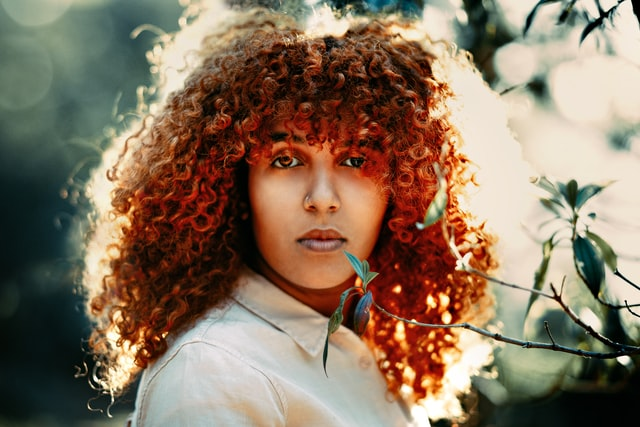
#> input picture Face_counting/Images/detect.jpg, 640 x 427 px
$ jupyter execute Face_counting.ipynb
#> lines starting #> are read from the running program, lines starting #| are printed output that depends on the picture; after the words box and inside, x2 and y2 are one past the last pixel; in counts of white or black regions, pixels touching at a corner belong together
# Face counting challenge

The method of face detection in pictures is complicated because of variability present across human faces such as pose, expression, position and orientation, skin colour, the presence of glasses or facial hair, differences in camera gain, lighting conditions, and image resolution.

Object detection is one of the computer technologies, which connected to the image processing and computer vision and it interacts with detecting instances of an object such as human faces, building, tree, car, etc. The primary aim of face detection algorithms is to determine whether there is any face in an image or not. We challenge all the hackers to participate in this computer vision challenge that aims to test skills in deep learning and object detection.

## Data

1) train.zip: Contains 2 csvs and 1 folder containing image data

- train.csv - ['Name', 'HeadCount'] (contains headcount value for each training image)

- bbox_train.csv - ['Name', 'width', 'height' , 'xmin', 'ymin', 'xmax', 'ymax', 'class'] (contains co-  ordinates of each head in the train image, located by the formation of a bound-box around the head)

2) test.csv - ['Name'] (contains only name of testing images)

3) sample_submission.csv - ['Name', 'HeadCount'] (contains format for a valid submission)

### Face Detection using Haar Cascades

Object Detection using Haar feature-based cascade classifiers is an effective object detection method proposed by Paul Viola and Michael Jones in their paper, **“Rapid Object Detection using a Boosted Cascade of Simple Features”** in 2001. It is a machine learning based approach where a cascade function is trained from a lot of positive and negative images. It is then used to detect objects in other images.

Here we will work with face detection. Initially, the algorithm needs a lot of positive images (images of faces) and negative images (images without faces) to train the classifier. Then we need to extract features from it. For this, haar features shown in below image are used. They are just like our convolutional kernel. Each feature is a single value obtained by subtracting sum of pixels under white rectangle from sum of pixels under black rectangle.

Now all possible sizes and locations of each kernel is used to calculate plenty of features. (Just imagine how much computation it needs? Even a 24x24 window results over 160000 features). For each feature calculation, we need to find sum of pixels under white and black rectangles. To solve this, they introduced the integral images. It simplifies calculation of sum of pixels, how large may be the number of pixels, to an operation involving just four pixels. Nice, isn’t it? It makes things super-fast.

But among all these features we calculated, most of them are irrelevant. For example, consider the image below. Top row shows two good features. The first feature selected seems to focus on the property that the region of the eyes is often darker than the region of the nose and cheeks. The second feature selected relies on the property that the eyes are darker than the bridge of the nose. But the same windows applying on cheeks or any other place is irrelevant. So how do we select the best features out of 160000+ features? It is achieved by Adaboost.

For this, we apply each and every feature on all the training images. For each feature, it finds the best threshold which will classify the faces to positive and negative. But obviously, there will be errors or misclassifications. We select the features with minimum error rate, which means they are the features that best classifies the face and non-face images. (The process is not as simple as this. Each image is given an equal weight in the beginning. After each classification, weights of misclassified images are increased. Then again same process is done. New error rates are calculated. Also new weights. The process is continued until required accuracy or error rate is achieved or required number of features are found).

Final classifier is a weighted sum of these weak classifiers. It is called weak because it alone can’t classify the image, but together with others forms a strong classifier. The paper says even 200 features provide detection with 95% accuracy. Their final setup had around 6000 features. (Imagine a reduction from 160000+ features to 6000 features. That is a big gain).

So now you take an image. Take each 24x24 window. Apply 6000 features to it. Check if it is face or not. Wow.. Wow.. Isn’t it a little inefficient and time consuming? Yes, it is. Authors have a good solution for that.

In an image, most of the image region is non-face region. So it is a better idea to have a simple method to check if a window is not a face region. If it is not, discard it in a single shot. Don’t process it again. Instead focus on region where there can be a face. This way, we can find more time to check a possible face region.

For this they introduced the concept of Cascade of Classifiers. Instead of applying all the 6000 features on a window, group the features into different stages of classifiers and apply one-by-one. (Normally first few stages will contain very less number of features). If a window fails the first stage, discard it. We don’t consider remaining features on it. If it passes, apply the second stage of features and continue the process. The window which passes all stages is a face region. How is the plan !!!

Authors’ detector had 6000+ features with 38 stages with 1, 10, 25, 25 and 50 features in first five stages. (Two features in the above image is actually obtained as the best two features from Adaboost). According to authors, on an average, 10 features out of 6000+ are evaluated per sub-window.

So this is a simple intuitive explanation of how Viola-Jones face detection works. Read paper for more details or check out the references in Additional Resources section.

## Computer Graphics | The RGB color model

The RGB color model is one of the most widely used color representation method in computer graphics. It use a color coordinate system with three primary colors:

**R(red), G(green), B(blue)**

Each primary color can take an intensity value ranging from 0(lowest) to 1(highest). Mixing these three primary colors at different intensity levels produces a variety of colors. The collection of all the colors obtained by such a linear combination of red, green and blue forms the cube shaped RGB color space.

The corner of RGB color cube that is at the origin of the coordinate system corresponds to black, whereas the corner of the cube that is diagonally opposite to the origin represents white. The diagonal line connecting black and white corresponds to all the gray colors between black and white, which is also known as gray axis.

In the RGB color model, an arbitrary color within the cubic color space can be specified by its color coordinates: (r, g.b).

<ins>Example:</ins>

**(0, 0, 0) for black, (1, 1, 1) for white,
(1, 1, 0) for yellow, (0.7, 0.7, 0.7) for gray**

Color specification using the RGB model is an additive process. We begin with black and add on the appropriate primary components to yield a desired color. The concept RGB color model is used in Display monitor. On the other hand, there is a complementary color model known as CMY color model. The CMY color model use a subtraction process and this concept is used in the printer.

In CMY model, we begin with white and take away the appropriate primary components to yield a desired color.

<ins>Example:</ins>

If we subtract red from white, what remains consists of green and blue which is cyan. The coordinate system of CMY model use the three primaries’ complementary colors:

**Import the libraries**

[cell 1]
import cv2
from matplotlib import pyplot as plt
import numpy as np

Let's read in an image from the train file

[cell 2]
img_rgb = cv2.imread("Images/detect.jpg",1)
#> img_rgb is the input picture: shape (427, 640, 3); mean B, G, R 95.4, 115.7, 136.3
img_g = cv2.imread("Images/detect.jpg",0)
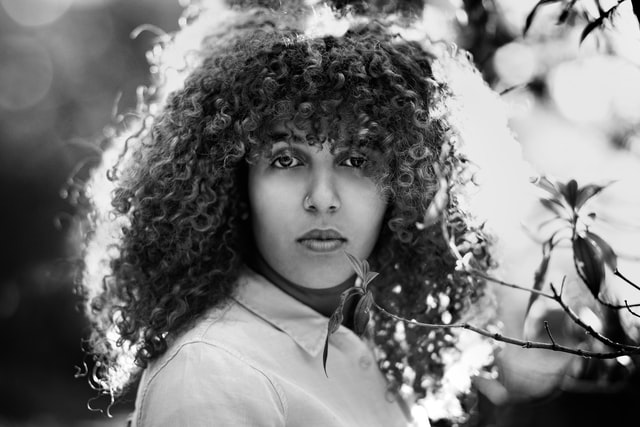
#> img_g: shape (427, 640); min 0, max 255, mean 119.5

The 1 in "imread" reads the image in RGB (red, green, blue), which is the coloured format.

0 reads the images as gray scale, either black or white.

[cell 3]
print(img_rgb.shape)
#| (427, 640, 3)
print(img_g.shape)
#| (427, 640)

[cell 4]
print(type(img_rgb))
#| <class 'numpy.ndarray'>
print(type(img_g))
#| <class 'numpy.ndarray'>

Notice the shape of img_rgb, it has **407 rows** and **612 columns** and **3 channels** (the colour channels)

The images are also represented as a numpy array.

## Viewing the images

<ins>What does [::-1] do? </ins>

Assuming **a** is a string. The Slice notation in python has the syntax -

list[start:stop:step]

So, when you do a[::-1], it starts from the end towards the first taking each element. So it reverses a. This is applicable for lists/tuples as well.

a = '1234'

a[::-1]

answer:'4321'

With respect to images, it goes through all the colour channels to make that the original image is displayed.

**Coloured image**

[cell 5]
plt.imshow(img_rgb[:,:,::-1])
plt.show()

**Greyscale image**

[cell 6]
plt.imshow(img_g[:,:], cmap="gray")
plt.show()

## Resizing images

Here we resizee the image to **800 by 800** (it used to be 407 by 612)

[cell 7]
resized_image = cv2.resize(img_rgb, (800,800))
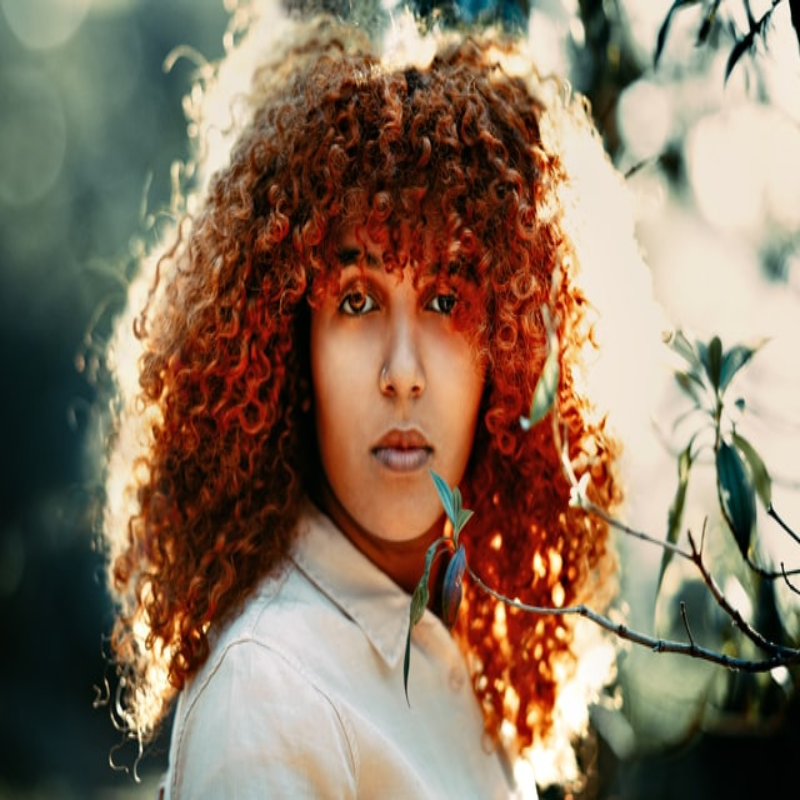
#> resized_image: shape (800, 800, 3); mean B, G, R 95.3, 115.6, 136.1
plt.imshow(resized_image[:,:,::-1])
plt.show()

Clearly is not proportional or symmetrical compared to the original image. We can increase and decrease the resized image by a desired ratio to the original image.

[cell 8]
resized_image = cv2.resize(img_rgb, (int(img_rgb.shape[0]*4), int(img_rgb.shape[1]*4)))
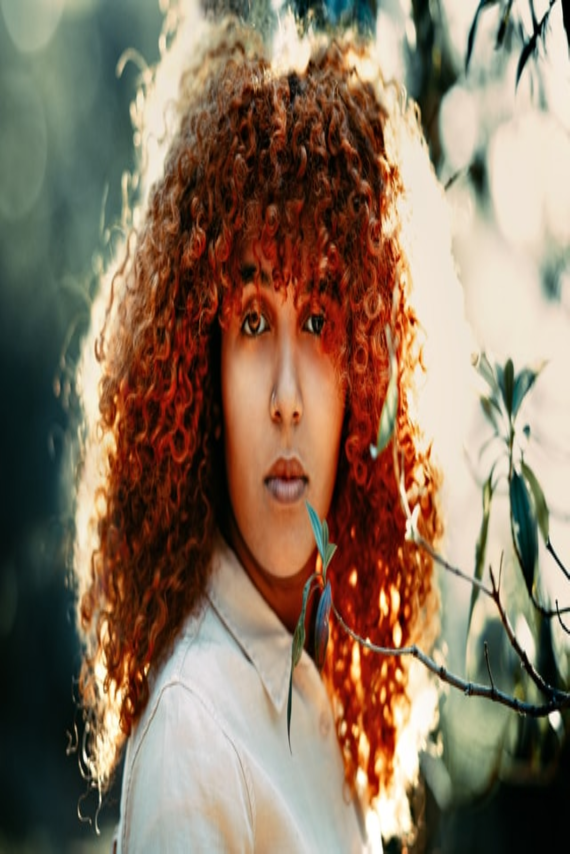
#> resized_image: shape (2560, 1708, 3) (shown at 1/3 size); mean B, G, R 95.3, 115.6, 136.1
plt.imshow(resized_image[:,:,::-1])
plt.show()

## Haar-cascade Detection in OpenCV

OpenCV comes with a trainer as well as detector. If you want to train your own classifier for any object like car, planes etc. you can use OpenCV to create one. Its full details are given here: Cascade Classifier Training.

Here we will deal with detection. **OpenCV already contains many pre-trained classifiers for face, eyes, smile etc.** Those XML files are stored in opencv/data/haarcascades/ folder. Let’s create face and eye detector with OpenCV.

First we need to load the required XML classifiers. Then load our input image (or video) in grayscale mode.

[cell 9]
face_cascade = cv2.CascadeClassifier('haarcascade_frontalface_default.xml')
eye_cascade = cv2.CascadeClassifier('haarcascade_eye.xml')

Next we have to convert our image to gray scale

[cell 10]
gray = cv2.cvtColor(img_rgb, cv2.COLOR_BGR2GRAY)

[cell 11]
faces = face_cascade.detectMultiScale(gray, scaleFactor = 1.1, minNeighbors = 5)
#> faces = [[133, 183, 64, 64], [232, 101, 179, 179]]

This function detects the actual face and is the key part of our code, so let’s go over the options:

1) The **detectMultiScale function** is a general function that detects objects. Since we are calling it on the face cascade, that’s what it detects.

2) The first option is the grayscale image.

3) The second is the **scaleFactor** Since some faces may be closer to the camera, they would appear bigger than the faces in the back. The scale factor compensates for this. A scaleFactor of 1.1 decreases the shape value by 10%, until the face is found. The smaller this value, the greater is the accuracy. The scaleFactor must be greater than 1.

4) The detection algorithm uses a moving window to detect objects. minNeighbors defines how many objects are detected near the current one before it declares the face found. minSize, meanwhile, gives the size of each window.

It's a method to search for face rectangle co-ordinates.

[cell 12]
for (x,y,w,h) in faces:
    img = cv2.rectangle(img_rgb,(x,y),(x+w,y+h),(255,0,0),2)
    roi_gray = gray[y:y+h, x:x+w]
    roi_color = img[y:y+h, x:x+w]
    eyes = eye_cascade.detectMultiScale(roi_gray)
    for (ex,ey,ew,eh) in eyes:
        cv2.rectangle(roi_color,(ex,ey),(ex+ew,ey+eh),(0,255,0),2)
#> this loop made 2 passes
#> (x, y, w, h, eyes) on pass 2: (232, 101, 179, 179, [[33, 40, 41, 41], [104, 47, 30, 30], [59, 109, 61, 61]])
#> pass 1, `roi_gray = gray[y:y+h, x:x+w]`:
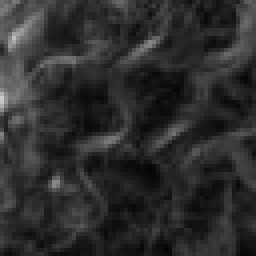
#> roi_gray: shape (64, 64) (shown 4 times larger); min 3, max 202, mean 45.1
#> pass 1, `roi_color = img[y:y+h, x:x+w]`:
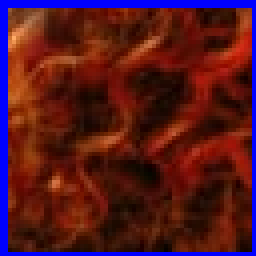
#> roi_color: shape (64, 64, 3) (shown 4 times larger); mean B, G, R 31.2, 23.4, 84.6
#> pass 2, `img = cv2.rectangle(img_rgb,(x,y),(x+w,y+h),(255,0,0),2)`:
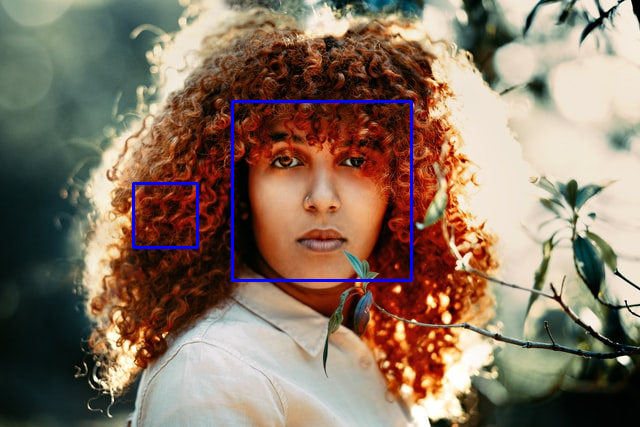
#> img: shape (427, 640, 3); mean B, G, R 97.9, 115.3, 135.3
#> after the loop:
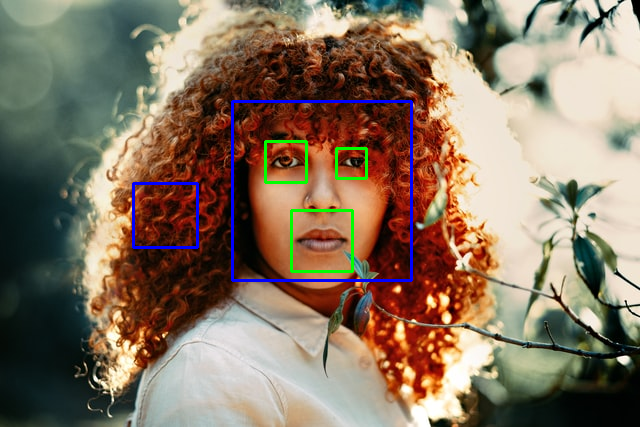
#> img_rgb: shape (427, 640, 3); 1.64% of pixels changed, all inside (x1, y1, x2, y2) = (132, 100, 413, 282)
#> after the loop:
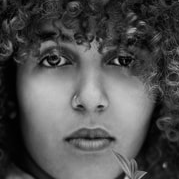
#> roi_gray: shape (179, 179); min 0, max 201, mean 80.7

The function "rectangle" is used to create the face rectangle. img_rgb is the image object.

- (x,y) and (x+w. y+h) are the co-ordinates of the face rectangle.

- (255,0,0) is just the colour of the rectangle outline.

- 2 is the width of the rectangle.

[cell 13]
plt.imshow(img[:,:,::-1])
plt.show()

[cell 14]
print("The Haar-cascade algorithm detects", len(faces), "faces")
#| The Haar-cascade algorithm detects 2 faces

The algortihm picks up a face in the womens hair. Clearly that block of hair isn't a face, but we can see why the function might think it should be. Focusing in, we notice that the block of hair has two dark spots which might be misrepresented as eyes. Let's see if we can fix this by adjusting some of the parameters. I'll change the scaleFactor from 1.1 to 1.5 (so it's more lenient).

[cell 15]
img_rgb = cv2.imread("Images/detect.jpg",1)

[cell 16]
faces_new = face_cascade.detectMultiScale(gray, scaleFactor = 1.5, minNeighbors = 5)
#> faces_new = [[230, 99, 182, 182]]

[cell 17]
for (x,y,w,h) in faces_new:
    img_new = cv2.rectangle(img_rgb,(x,y),(x+w,y+h),(255,0,0),2)
    roi_gray = gray[y:y+h, x:x+w]
    roi_color = img_new[y:y+h, x:x+w]
    eyes = eye_cascade.detectMultiScale(roi_gray)
    for (ex,ey,ew,eh) in eyes:
        cv2.rectangle(roi_color,(ex,ey),(ex+ew,ey+eh),(0,255,0),2)
#> this loop made 1 pass
#> (x, y, w, h, eyes) on pass 1: (230, 99, 182, 182, [[34, 42, 42, 42], [103, 47, 33, 33], [57, 110, 64, 64]])
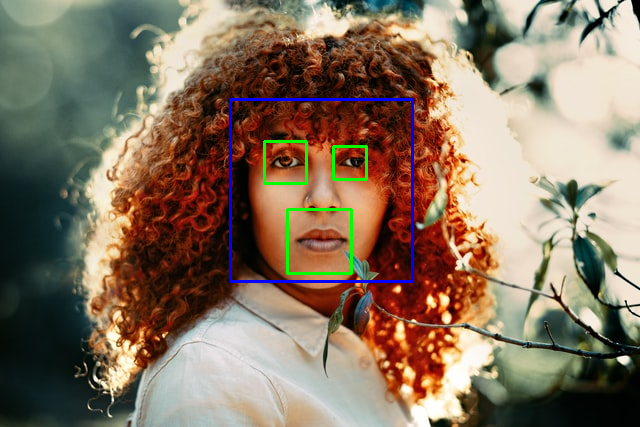
#> img_rgb: shape (427, 640, 3); 1.4% of pixels changed, all inside (x1, y1, x2, y2) = (229, 98, 414, 283)
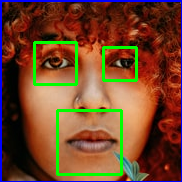
#> roi_color: shape (182, 182, 3); mean B, G, R 43.6, 70.5, 114.7

[cell 18]
plt.imshow(img_new[:,:,::-1])
plt.show()

[cell 19]
print("The Haar-cascade algorithm detects", len(faces_new), "face")
#| The Haar-cascade algorithm detects 1 face
